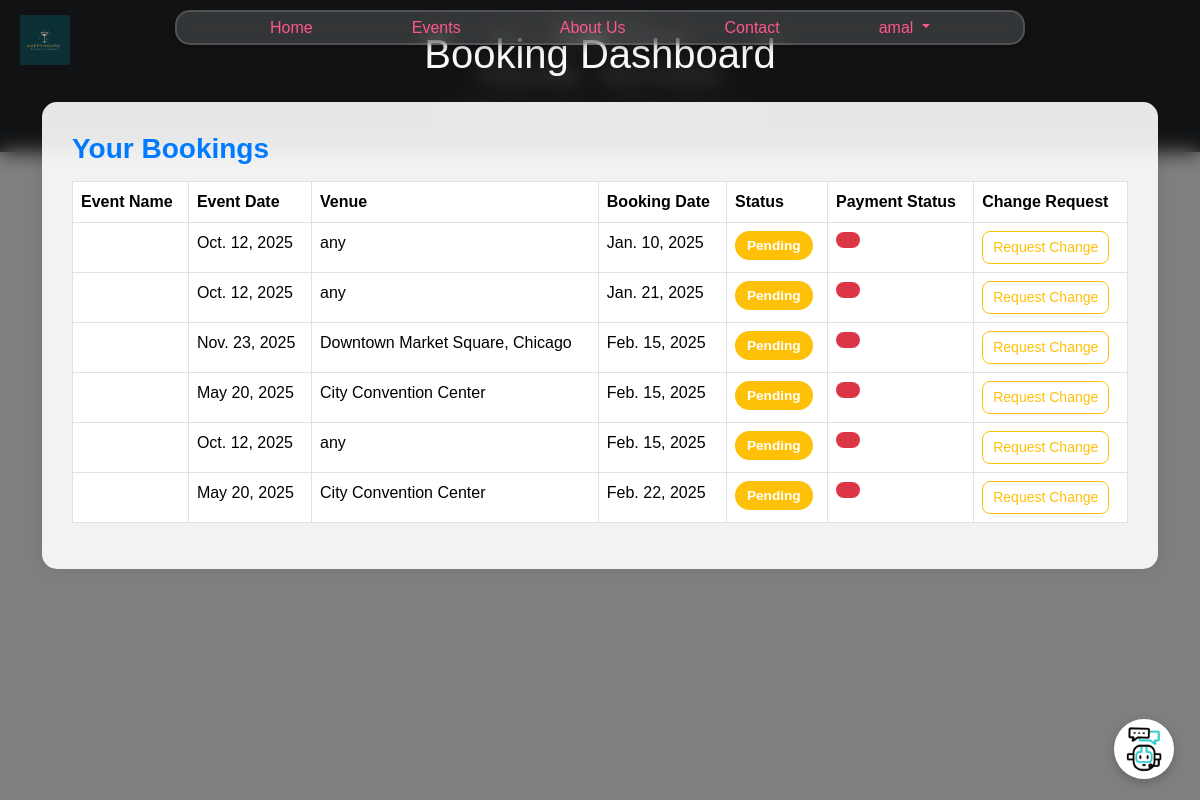
Screenshot of /user/dashboard/ (signed in) with the database file from the repository.
### userapp/models.py (models this page shows, shortened)
class CustomUser(AbstractUser):
    phone_number = models.CharField(max_length=15, null=True, blank=True)
    address = models.TextField(null=True, blank=True)
    profile_picture = models.ImageField(upload_to='profile_pics/', null=True, blank=True)  # New field

### eventapp/models.py (models this page shows, shortened)
class Booking(models.Model):
    user = models.ForeignKey(settings.AUTH_USER_MODEL, on_delete=models.CASCADE, related_name='bookings')
    event = models.ForeignKey(Event, on_delete=models.CASCADE, related_name='bookings')
    event_date = models.DateField()
    custom_venue = models.BooleanField(default=False)
    venue = models.CharField(max_length=255, blank=True, null=True)
    booking_date = models.DateField(auto_now_add=True)
    admin_notes = models.TextField(blank=True, null=True)
    customer_request = models.TextField(blank=True, null=True)
    cus_name = models.CharField(max_length=255)
    cus_email = models.EmailField()
    cus_ph = models.CharField(
        max_length=10,
        validators=[RegexValidator(r'^\d{10}$', message="Phone number must be 10 digits.")],
    )
    STATUS_CHOICES = [
        ('Pending', 'Pending'),
        ('Confirmed', 'Confirmed'),
        ('Cancelled', 'Cancelled'),
    ]
    status = models.CharField(max_length=20, choices=STATUS_CHOICES, default='Pending')
    description = models.TextField(blank=True, null=True)
    payment = models.OneToOneField(
        'paymentapp.Payment',
        on_delete=models.CASCADE,
        related_name='booking_payment',
        null=True, blank=True, default=None
    )
    total_amount = models.DecimalField(max_digits=10, decimal_places=2, null=True, blank=True)

### userapp/views.py (the view)
# urls.py: path('dashboard/', views.booking_dashboard, name='booking_dashboard'),
@login_required
def booking_dashboard(request):
    user = request.user
    user_bookings = Booking.objects.filter(user=user)
    return render(request, 'eventapp/booking_dashboard.html', {'user_bookings': user_bookings})

### userapp/context_processors.py (called while the page is built)
def timestamp(request):
    return {
        'timestamp': int(time.time())  # Or use any versioning logic you prefer
    }

def toast_message(request):
    return {
        'toast_message': {
            'type': getattr(request, 'toast_type', None),  # Default to None if not set
            'message': getattr(request, 'toast_message', None),  # Default to None if not set
        }
    }

### eventapp/templates/eventapp/booking_dashboard.html (shortened to what this page needs)
{% extends "base.html" %}
{% load static %}
{% block content %}
<div class="blur-background">
    <div class="container">
        <h1 class="text-center text-light mb-4">Booking Dashboard</h1>
        <div class="dashboard-card">
            <h3 class="section-title">Your Bookings</h3>
            {% if user_bookings %}
            <table class="table table-bordered table-hover">
                <thead class="thead-dark">
                    <tr>
                        <th>Event Name</th>
                        <th>Event Date</th>
                        <th>Venue</th>
                        <th>Booking Date</th>
                        <th>Status</th>
                        <th>Payment Status</th>
                        <th>Change Request</th>
                    </tr>
                </thead>
                <tbody>
                    {% for booking in user_bookings %}
                    <tr>
                        <td>{{ booking.event_name }}</td>
                        <td>{{ booking.event_date }}</td>
                        <td>{{ booking.venue }}</td>
                        <td>{{ booking.booking_date }}</td>
                        <td>
                            <span class="badge {% if booking.status == 'Confirmed' %}bg-success{% elif booking.status == 'Pending' %}bg-warning{% else %}bg-danger{% endif %}">
                                {{ booking.status }}
                            </span>
                        </td>
                        <td>
                            <span class="badge {% if booking.payment_status == 'Paid' %}bg-success{% elif booking.payment_status == 'Pending' %}bg-warning{% else %}bg-danger{% endif %}">
                            </span>
                        </td>
                        <td>
                            <a href="{% url 'userapp:submit_change_request' booking.id %}" class="btn btn-outline-warning btn-custom">
                                Request Change
                            </a>
                        </td>
                    </tr>
                    {% endfor %}
                </tbody>
            </table>
            {% else %}
            <p class="text-muted">You have no bookings yet.</p>
            {% endif %}
        </div>
    </div>
</div>
{% endblock content %}

### templates/base.html (shortened to what this page needs)
{% load static %}
{% load custom_filters %}
<!DOCTYPE html>
<html lang="en">
<head>
    <link href="https://cdn.jsdelivr.net/npm/bootstrap@5.3.2/dist/css/bootstrap.min.css" rel="stylesheet">
    <link href="https://cdn.jsdelivr.net/npm/bootstrap-icons/font/bootstrap-icons.css" rel="stylesheet">
    <link rel="stylesheet" href="{% static 'css/styles.css' %}?v={{ timestamp }}">
</head>
<body>
    <div class="toast-container top-0 end-0 p-3" id="toast-container">
    </div>
    <header>
        <img src="{% static 'images/happy-hours.jpeg' %}" alt="Happy Hours Logo" class="custom-logo">
        <nav class="navbar custom-navbar navbar-expand-lg">
            <div class="container">
                <div class="collapse navbar-collapse" id="navbarNavDropdown">
                    <ul class="navbar-nav ms-auto">
                        <li class="nav-item"><a class="nav-link {% if request.path == '/' %}active{% endif %}"
                                href="/">Home</a></li>
                        <li class="nav-item"><a class="nav-link {% if request.path == '/events' %}active{% endif %}"
                                href="/events">Events</a></li>
                        <li class="nav-item"><a class="nav-link {% if request.path == '/about' %}active{% endif %}"
                                href="/about">About Us</a></li>
                        <li class="nav-item"><a class="nav-link {% if request.path == '/contact' %}active{% endif %}"
                                href="/contact">Contact</a></li>
                        {% if user.is_authenticated %}
                        <li class="nav-item dropdown">
                            <a class="nav-link dropdown-toggle" href="#" id="navbarDropdown" role="button"
                                data-bs-toggle="dropdown" aria-expanded="false">
                                {{ user.username }}
                            </a>
                        </li>
                        {% else %}
                        <li class="nav-item"><a class="nav-link" href="{% url 'userapp:login' %}">Login</a></li>
                        <li class="nav-item"><a class="nav-link" href="{% url 'userapp:signup' %}">Sign Up</a></li>
                        {% endif %}
                    </ul>
                </div>
            </div>
        </nav>
    </header>
    <main>
        {% block content %}{% endblock %}
    </main>
    {% block footer %}
    <footer class="bg-dark text-white text-center py-4 mt-auto">
        <div class="container">
            <div class="d-flex justify-content-center mb-3">
                <a href="https://facebook.com" class="text-white me-3"><i class="bi bi-facebook"></i></a>
                <a href="https://twitter.com" class="text-white me-3"><i class="bi bi-twitter"></i></a>
                <a href="https://instagram.com" class="text-white"><i class="bi bi-instagram"></i></a>
            </div>
            <div class="mb-3">
                <a href="{% url 'eventapp:privacy_policy' %}" class="text-white me-3">Privacy Policy</a>
                <a href="{% url 'eventapp:terms_of_service' %}" class="text-white">Terms of Service</a>
            </div>
            <p class="mb-0">&copy; 2025 Happy Hours. All Rights Reserved.</p>
        </div>
    </footer>
    {% endblock %}
    {% include 'chatbot.html' %}
</body>
</html>

### static/css/styles.css (style rules this page uses)
body, html { font-family: "Arial", sans-serif; margin: 0; padding: 0; background-color: #ffffff; }
.custom-logo { position: absolute; top: 15px; left: 20px; height: 50px; z-index: 1500; }
.custom-navbar { position: fixed; top: 10px; left: 50%; transform: translateX(-50%); width: 850px; max-height: 35px; z-index: 1000; background-color: rgba( 255, 255, 255, 0.15 ) !important; backdrop-filter: blur(10px); border-radius: 15px; border: 2px solid rgba(255, 255, 255, 0.15); box-shadow: 0px 4px 6px rgba(0, 0, 0, 0.2); padding: 10px 0; }
.custom-navbar .navbar-nav { display: flex; justify-content: space-evenly; width: 100%; }
.custom-navbar .nav-link { color: #fe578f; font-size: 1rem; font-weight: 500; text-decoration: none; margin: 0 10px; transition: color 0.3s ease; }
footer { background-color: #222; color: #fff; padding: 20px 0; }
footer a { color: #ff4081; text-decoration: none; transition: color 0.3s ease; }
::placeholder { color: rgba(255, 255, 255, 0.7); }

### eventapp/templates/eventapp/booking_dashboard.html (style rules this page uses)
.blur-background { position: fixed; top: 0; left: 0; width: 100%; height: 100%; backdrop-filter: blur(10px); background: rgba(0, 0, 0, 0.5); overflow-y: auto; padding: 30px 0; }
.dashboard-card { background: rgba(255, 255, 255, 0.9); padding: 30px; border-radius: 15px; box-shadow: 0 0 20px rgba(0, 0, 0, 0.1); margin-bottom: 20px; animation: fadeIn 0.5s ease; }
.section-title { color: #007bff; font-weight: bold; margin-bottom: 15px; }
.badge { padding: 0.5rem 0.75rem; font-size: 0.85rem; border-radius: 20px; }
.btn-custom { padding: 5px 10px; border-radius: 8px; font-size: 14px; }

### rows the page displays
CustomUser: username "amal"
Booking: event_date "Oct. 12, 2025", venue "any", booking_date "Jan. 10, 2025", status "Pending"
Booking: event_date "Oct. 12, 2025", venue "any", booking_date "Jan. 21, 2025", status "Pending"
Booking: event_date "Nov. 23, 2025", venue "Downtown Market Square, Chicago", booking_date "Feb. 15, 2025", status "Pending"
Booking: event_date "May 20, 2025", venue "City Convention Center", booking_date "Feb. 15, 2025", status "Pending"
Booking: event_date "Oct. 12, 2025", venue "any", booking_date "Feb. 15, 2025", status "Pending"
Booking: event_date "May 20, 2025", venue "City Convention Center", booking_date "Feb. 22, 2025", status "Pending"
